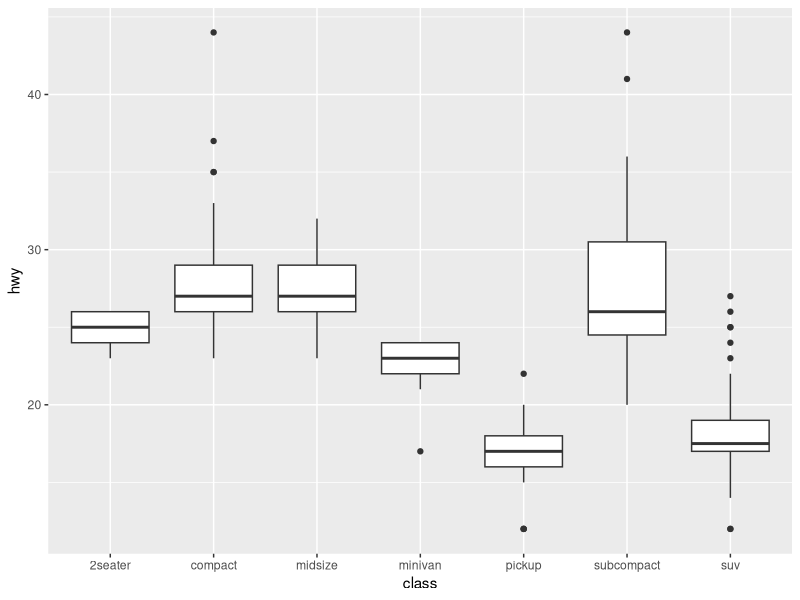
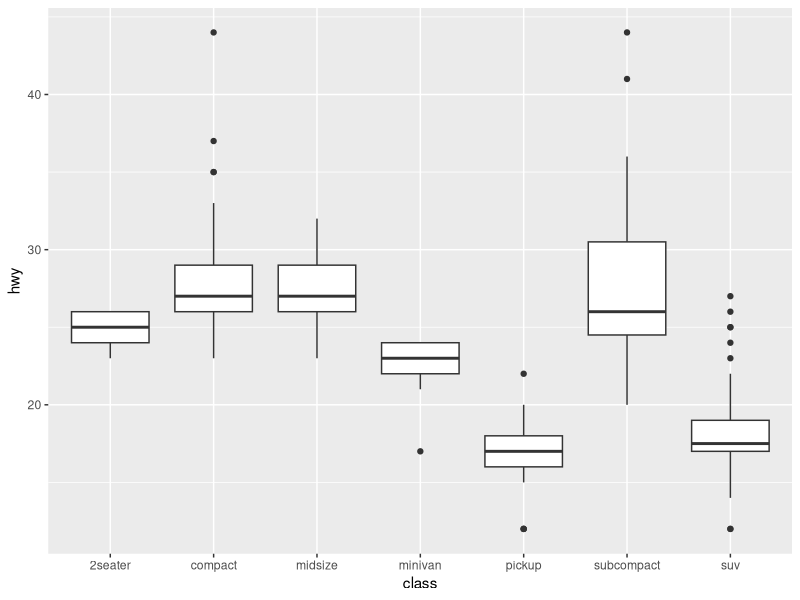

Reproduce these figures in R, in order.
## ---- chunk 1
library(forcats)
library(tidyverse)
data("mpg")
## ---- chunk 2
mpg %>% 
  ggplot(aes(x=class, y=hwy)) +
  geom_boxplot()
## ---- chunk 3

## ---- chunk 4

## ---- chunk 5

## ---- chunk 6

## ---- chunk 7
mpg %>% 
  ggplot(aes(x=class, y=hwy)) +
  geom_boxplot()
## ---- chunk 8

## ---- chunk 9

## ---- chunk 10

## ---- chunk 11
table(mpg$manufacturer)
## ---- chunk 12

## ---- chunk 13

